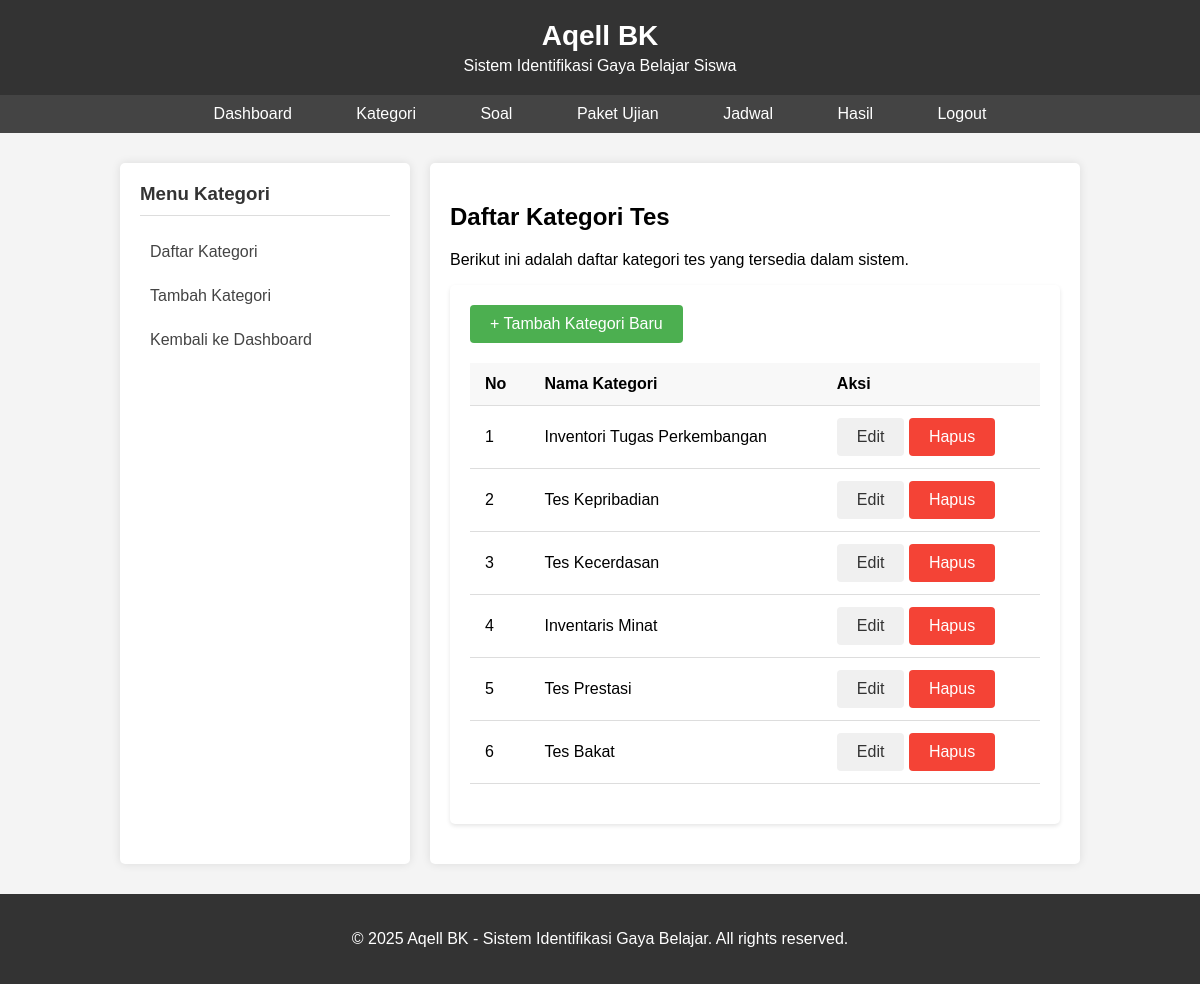
The app's page /aqell_kategori/aqell_list_kategori.php (signed in) with its own data.
### tables this page shows
CREATE TABLE `aqell_kategori` (
  `aqell_id_kategori` int(11) NOT NULL,
  `aqell_nama_kategori` varchar(30) NOT NULL
);

### aqell_kategori/aqell_list_kategori.php (the view, shortened to what this page needs)
<?php
require_once('../aqell_config/aqell_db.php');
$aqell_query_kategori = "SELECT * FROM aqell_kategori ORDER BY aqell_id_kategori DESC";
$aqell_result_kategori = mysqli_query($aqell_conn, $aqell_query_kategori);
?>
<!DOCTYPE html>
<html>
<head>
    <link rel="stylesheet" href="../aqell_assets/aqell_css/aqell_style.css">
</head>
<body>
    <div class="aqell_header">
        <h1>Aqell BK</h1>
        <p>Sistem Identifikasi Gaya Belajar Siswa</p>
    </div>
    <div class="aqell_nav">
        <a href="../aqell_guru/aqell_dashboard_guru.php">Dashboard</a>
        <a href="aqell_list_kategori.php">Kategori</a>
        <a href="../aqell_soal/aqell_manage_soal.php">Soal</a>
        <a href="../aqell_paket/aqell_list_paket.php">Paket Ujian</a>
        <a href="../aqell_jadwal/aqell_list_jadwal.php">Jadwal</a>
        <a href="../aqell_hasil/aqell_hasil_all.php">Hasil</a>
        <a href="../aqell_auth/aqell_logout.php">Logout</a>
    </div>
    <div class="aqell_container">
        <div class="aqell_sidebar">
            <h3>Menu Kategori</h3>
            <ul>
                <li><a href="aqell_list_kategori.php">Daftar Kategori</a></li>
                <li><a href="aqell_add_kategori.php">Tambah Kategori</a></li>
                <li><a href="../aqell_guru/aqell_dashboard_guru.php">Kembali ke Dashboard</a></li>
            </ul>
        </div>
        <div class="aqell_content">
            <h2>Daftar Kategori Tes</h2>
            <p>Berikut ini adalah daftar kategori tes yang tersedia dalam sistem.</p>
            <div class="aqell_card">
                <div style="margin-bottom: 20px;">
                    <a href="aqell_add_kategori.php" class="aqell_btn">+ Tambah Kategori Baru</a>
                </div>
                <?php if(mysqli_num_rows($aqell_result_kategori) > 0): ?>
                    <table class="aqell_table">
                        <thead>
                            <tr>
                                <th>No</th>
                                <th>Nama Kategori</th>
                                <th>Aksi</th>
                            </tr>
                        </thead>
                        <tbody>
                            <?php
                            $no = 1;
                            while($row = mysqli_fetch_assoc($aqell_result_kategori)):
                            ?>
                            <tr>
                                <td><?php echo $no++; ?></td>
                                <td><?php echo $row['aqell_nama_kategori']; ?></td>
                                <td>
                                    <a href="aqell_edit_kategori.php?id=<?php echo $row['aqell_id_kategori']; ?>" class="aqell_btn aqell_btn_secondary">Edit</a>
                                    <a href="aqell_list_kategori.php?delete=<?php echo $row['aqell_id_kategori']; ?>" class="aqell_btn aqell_btn_danger" onclick="return confirm('Apakah Anda yakin ingin menghapus kategori ini?')">Hapus</a>
                                </td>
                            </tr>
                            <?php endwhile; ?>
                        </tbody>
                    </table>
                <?php else: ?>
                    <p>Belum ada kategori yang dibuat.</p>
                <?php endif; ?>
            </div>
        </div>
    </div>
    <div class="aqell_footer">
        <p>&copy; <?php echo date('Y'); ?> Aqell BK - Sistem Identifikasi Gaya Belajar. All rights reserved.</p>
    </div>
</body>
</html>

### aqell_assets/aqell_css/aqell_style.css (style rules this page uses)
body { font-family: Arial, sans-serif; margin: 0; padding: 0; background-color: #f4f4f4; }
.aqell_header { background-color: #333; color: white; padding: 20px 0; text-align: center; }
.aqell_header h1 { margin: 0; font-size: 28px; }
.aqell_header p { margin: 5px 0 0; font-size: 16px; }
.aqell_nav { background-color: #444; text-align: center; padding: 10px 0; }
.aqell_nav a { color: white; text-decoration: none; margin: 0 20px; font-size: 16px; transition: 0.3s; padding: 5px 10px; border-radius: 3px; }
.aqell_container { width: 80%; margin: 30px auto; display: flex; flex-wrap: wrap; min-height: 600px; }
.aqell_sidebar { flex: 0 0 250px; background: #fff; padding: 20px; box-shadow: 0 0 10px rgba(0, 0, 0, 0.1); border-radius: 5px; margin-right: 20px; }
.aqell_sidebar h3 { margin-top: 0; border-bottom: 1px solid #ddd; padding-bottom: 10px; color: #333; }
.aqell_sidebar ul { list-style: none; padding: 0; }
.aqell_sidebar ul li { margin-bottom: 10px; }
.aqell_sidebar ul li a { display: block; color: #444; text-decoration: none; padding: 8px 10px; border-radius: 3px; transition: 0.3s; }
.aqell_content { flex: 1; background: #fff; padding: 20px; box-shadow: 0 0 10px rgba(0, 0, 0, 0.1); border-radius: 5px; }
.aqell_card { background: white; padding: 20px; margin-bottom: 20px; border-radius: 5px; box-shadow: 0 2px 4px rgba(0, 0, 0, 0.1); }
.aqell_table { width: 100%; border-collapse: collapse; margin-bottom: 20px; }
.aqell_table th, .aqell_table td { padding: 12px 15px; text-align: left; border-bottom: 1px solid #ddd; }
.aqell_table th { background-color: #f8f8f8; font-weight: 600; }
.aqell_btn { display: inline-block; padding: 10px 20px; background-color: #4CAF50; color: white; border: none; border-radius: 4px; cursor: pointer; font-size: 16px; text-decoration: none; }
.aqell_btn_secondary { background-color: #f0f0f0; color: #333; }
.aqell_btn_danger { background-color: #f44336; }
.aqell_footer { background-color: #333; color: white; text-align: center; padding: 20px 0; margin-top: 30px; }

### records on screen
aqell_kategori: aqell_nama_kategori "Inventori Tugas Perkembangan"
aqell_kategori: aqell_nama_kategori "Tes Kepribadian"
aqell_kategori: aqell_nama_kategori "Tes Kecerdasan"
aqell_kategori: aqell_nama_kategori "Inventaris Minat"
aqell_kategori: aqell_nama_kategori "Tes Prestasi"
aqell_kategori: aqell_nama_kategori "Tes Bakat"
